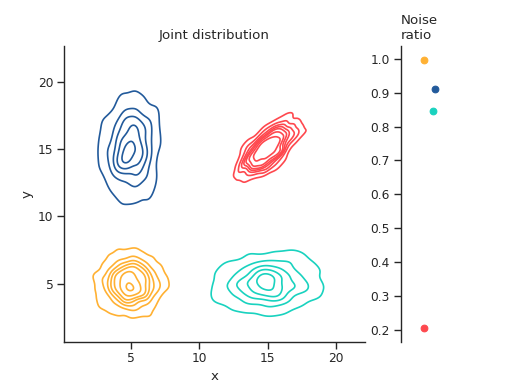

The Python source for this figure:
# -------- EXAMPLE DATA GENERATION --------------------
# Generate example data. Each condition will
# be a differently-sized and placed bivariate normal
# distribution.
np_rand = np.random.RandomState(seed=2022)
example_data = np.vstack((
    np_rand.multivariate_normal( # A
        [5, 15],[[1,0.2], [0,3]], size=(1000,)),
    np_rand.multivariate_normal( # B
        [15, 5], [[3,0], [0.2,1]], size=(1000,)),
    np_rand.multivariate_normal( # C
        [5, 5], [[1,0], [0,1]], size=(1000,)),
    np_rand.multivariate_normal( # D
        [15, 15], [[1,1], [0.2,-0.2]], size=(1000,)),
))
df = pd.DataFrame({
   'condition': (
        (['A'] * 1000) + (['B'] * 1000) +
        (['C'] * 1000) + (['D'] * 1000)
    ),
   'x': example_data[:,0],
   'y': example_data[:,1]
})
# -------- END EXAMPLE DATA GENERATION ---------------

# Specify a color palette
beach_towel = {
'A': '#225A9B',
'B': '#19D2BF',
'C': '#FFB133',
'D': '#FE484E',
}

# Create a multi-plot subplot layout, where we specify
# a one-row, two-column set of plots, where the first
# axis takes five times the space as the right axis.
_, axes = plt.subplots(
                ncols=2,
                sharey=False,
                gridspec_kw={'width_ratios': [5,1]})
# Use Seaborn to plot the joint distributions.
sns.kdeplot(data=df, x='x', y='y',
            hue='condition', palette=beach_towel,
            levels=8,
            ax=axes[0], legend=None)
# For each condition, calculate intrinsic and extrinsic noise
for condition in df.condition.unique():
    # subset the dataframe by condition
    df_subset = df[df.condition == condition]
    extrinsic_noise = np.var((df_subset.x + df_subset.y) / 2.0)
    intrinsic_noise = np.var((df_subset.x - df_subset.y) / 2.0)
    # use matplotlib to plot circles for each condition.
    # Jitter the x-axis locations so the dots don't overlap.
    axes[1].plot(
        np.random.uniform(-0.1,0.1),
        intrinsic_noise / extrinsic_noise,
        'o',
        color=beach_towel[condition])
# Modify axis titles
axes[0].set_title('Joint distribution')
axes[1].set_title('Noise\nratio', loc='left')
# Set uniform x and ytick labels
axes[0].set_xticks([5,10,15,20])
axes[0].set_yticks([5,10,15,20])
# Despine both axes, also removing the bottom spine
# on the right axis.
sns.despine(ax=axes[0])
sns.despine(ax=axes[1], bottom=True)
# Hide the right-most x axis.
axes[1].xaxis.set_visible(False)
# Scale the axis so our jittered points are visible.
axes[1].set_xlim([-0.3, 0.3])
